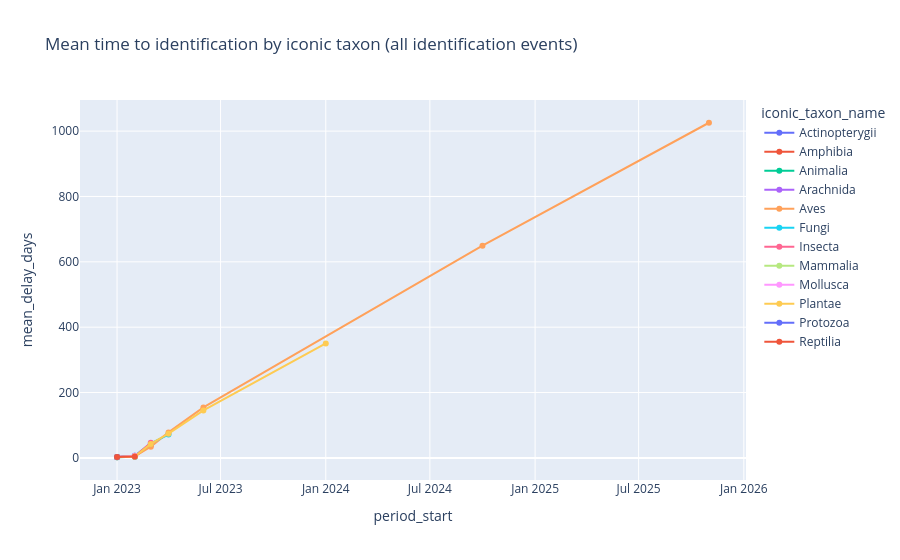

Notebook code for this chart:
### Code cell
obs_for_timeline = observations.dropna(subset=['first_non_owner_identification_delay_days']).copy()
obs_for_timeline['first_non_owner_identification_at'] = pd.to_datetime(
    obs_for_timeline['first_non_owner_identification_at'], utc=True, errors='coerce'
)

delay_timeline = summarize_time_series(
    obs_for_timeline,
    date_col='first_non_owner_identification_at',
    freq='M',
    group_cols=['iconic_taxon_name'],
    count_col='obs_id',
    count_name='obs_count',
    value_aggs={'mean_delay_days': ('first_non_owner_identification_delay_days', 'mean')},
)
delay_timeline = delay_timeline[delay_timeline['obs_count'] >= 25].copy()

delay_fig = px.line(
    delay_timeline,
    x='period_start',
    y='mean_delay_days',
    color='iconic_taxon_name',
    markers=True,
    title='Mean latency to first non-owner identification by taxon (≥25 obs/month)',
)
delay_fig.show()

### Figure 1 — Plotly figure (JSON) as saved in the notebook; plotly's stock layout.template omitted (floating-point values rounded to 4 significant figures)
{"data": [{"hovertemplate": "iconic_taxon_name=Actinopterygii<br>period_start=%{x}<br>mean_delay_days=%{y}<extra></extra>", "legendgroup": "Actinopterygii", "line": {"color": "#636efa", "dash": "solid"}, "marker": {"symbol": "circle"}, "mode": "lines+markers", "name": "Actinopterygii", "orientation": "v", "showlegend": true, "type": "scatter", "x": ["2023-01-01T00:00:00.000000", "2023-02-01T00:00:00.000000"], "xaxis": "x", "y": [3.028, 6.594], "yaxis": "y"}, {"hovertemplate": "iconic_taxon_name=Amphibia<br>period_start=%{x}<br>mean_delay_days=%{y}<extra></extra>", "legendgroup": "Amphibia", "line": {"color": "#EF553B", "dash": "solid"}, "marker": {"symbol": "circle"}, "mode": "lines+markers", "name": "Amphibia", "orientation": "v", "showlegend": true, "type": "scatter", "x": ["2023-01-01T00:00:00.000000", "2023-02-01T00:00:00.000000", "2023-03-01T00:00:00.000000"], "xaxis": "x", "y": [2.924, 4.488, 38.75], "yaxis": "y"}, {"hovertemplate": "iconic_taxon_name=Animalia<br>period_start=%{x}<br>mean_delay_days=%{y}<extra></extra>", "legendgroup": "Animalia", "line": {"color": "#00cc96", "dash": "solid"}, "marker": {"symbol": "circle"}, "mode": "lines+markers", "name": "Animalia", "orientation": "v", "showlegend": true, "type": "scatter", "x": ["2023-01-01T00:00:00.000000", "2023-02-01T00:00:00.000000"], "xaxis": "x", "y": [2.168, 3.494], "yaxis": "y"}, {"hovertemplate": "iconic_taxon_name=Arachnida<br>period_start=%{x}<br>mean_delay_days=%{y}<extra></extra>", "legendgroup": "Arachnida", "line": {"color": "#ab63fa", "dash": "solid"}, "marker": {"symbol": "circle"}, "mode": "lines+markers", "name": "Arachnida", "orientation": "v", "showlegend": true, "type": "scatter", "x": ["2023-01-01T00:00:00.000000", "2023-02-01T00:00:00.000000"], "xaxis": "x", "y": [2.454, 4.592], "yaxis": "y"}, {"hovertemplate": "iconic_taxon_name=Aves<br>period_start=%{x}<br>mean_delay_days=%{y}<extra></extra>", "legendgroup": "Aves", "line": {"color": "#FFA15A", "dash": "solid"}, "marker": {"symbol": "circle"}, "mode": "lines+markers", "name": "Aves", "orientation": "v", "showlegend": true, "type": "scatter", "x": ["2023-01-01T00:00:00.000000", "2023-02-01T00:00:00.000000", "2023-03-01T00:00:00.000000", "2023-04-01T00:00:00.000000", "2023-06-01T00:00:00.000000", "2024-10-01T00:00:00.000000", "2025-11-01T00:00:00.000000"], "xaxis": "x", "y": [1.953, 4.815, 34.42, 77.96, 154.5, 649.4, 1026.0], "yaxis": "y"}, {"hovertemplate": "iconic_taxon_name=Fungi<br>period_start=%{x}<br>mean_delay_days=%{y}<extra></extra>", "legendgroup": "Fungi", "line": {"color": "#19d3f3", "dash": "solid"}, "marker": {"symbol": "circle"}, "mode": "lines+markers", "name": "Fungi", "orientation": "v", "showlegend": true, "type": "scatter", "x": ["2023-01-01T00:00:00.000000", "2023-02-01T00:00:00.000000", "2023-03-01T00:00:00.000000", "2023-04-01T00:00:00.000000"], "xaxis": "x", "y": [2.238, 6.489, 44.3, 71.28], "yaxis": "y"}, {"hovertemplate": "iconic_taxon_name=Insecta<br>period_start=%{x}<br>mean_delay_days=%{y}<extra></extra>", "legendgroup": "Insecta", "line": {"color": "#FF6692", "dash": "solid"}, "marker": {"symbol": "circle"}, "mode": "lines+markers", "name": "Insecta", "orientation": "v", "showlegend": true, "type": "scatter", "x": ["2023-01-01T00:00:00.000000", "2023-02-01T00:00:00.000000", "2023-03-01T00:00:00.000000"], "xaxis": "x", "y": [2.495, 5.236, 46.67], "yaxis": "y"}, {"hovertemplate": "iconic_taxon_name=Mammalia<br>period_start=%{x}<br>mean_delay_days=%{y}<extra></extra>", "legendgroup": "Mammalia", "line": {"color": "#B6E880", "dash": "solid"}, "marker": {"symbol": "circle"}, "mode": "lines+markers", "name": "Mammalia", "orientation": "v", "showlegend": true, "type": "scatter", "x": ["2023-01-01T00:00:00.000000", "2023-02-01T00:00:00.000000"], "xaxis": "x", "y": [2.181, 4.13], "yaxis": "y"}, {"hovertemplate": "iconic_taxon_name=Mollusca<br>period_start=%{x}<br>mean_delay_days=%{y}<extra></extra>", "legendgroup": "Mollusca", "line": {"color": "#FF97FF", "dash": "solid"}, "marker": {"symbol": "circle"}, "mode": "lines+markers", "name": "Mollusca", "orientation": "v", "showlegend": true, "type": "scatter", "x": ["2023-01-01T00:00:00.000000", "2023-02-01T00:00:00.000000"], "xaxis": "x", "y": [2.213, 6.263], "yaxis": "y"}, {"hovertemplate": "iconic_taxon_name=Plantae<br>period_start=%{x}<br>mean_delay_days=%{y}<extra></extra>", "legendgroup": "Plantae", "line": {"color": "#FECB52", "dash": "solid"}, "marker": {"symbol": "circle"}, "mode": "lines+markers", "name": "Plantae", "orientation": "v", "showlegend": true, "type": "scatter", "x": ["2023-01-01T00:00:00.000000", "2023-02-01T00:00:00.000000", "2023-03-01T00:00:00.000000", "2023-04-01T00:00:00.000000", "2023-06-01T00:00:00.000000", "2024-01-01T00:00:00.000000"], "xaxis": "x", "y": [2.585, 4.38, 42.83, 74.17, 145.1, 350.3], "yaxis": "y"}, {"hovertemplate": "iconic_taxon_name=Protozoa<br>period_start=%{x}<br>mean_delay_days=%{y}<extra></extra>", "legendgroup": "Protozoa", "line": {"color": "#636efa", "dash": "solid"}, "marker": {"symbol": "circle"}, "mode": "lines+markers", "name": "Protozoa", "orientation": "v", "showlegend": true, "type": "scatter", "x": ["2023-01-01T00:00:00.000000"], "xaxis": "x", "y": [3.039], "yaxis": "y"}, {"hovertemplate": "iconic_taxon_name=Reptilia<br>period_start=%{x}<br>mean_delay_days=%{y}<extra></extra>", "legendgroup": "Reptilia", "line": {"color": "#EF553B", "dash": "solid"}, "marker": {"symbol": "circle"}, "mode": "lines+markers", "name": "Reptilia", "orientation": "v", "showlegend": true, "type": "scatter", "x": ["2023-01-01T00:00:00.000000", "2023-02-01T00:00:00.000000"], "xaxis": "x", "y": [2.709, 3.952], "yaxis": "y"}], "layout": {"legend": {"title": {"text": "iconic_taxon_name"}, "tracegroupgap": 0}, "title": {"text": "Mean time to identification by iconic taxon (all identification events)"}, "xaxis": {"anchor": "y", "domain": [0, 1], "title": {"text": "period_start"}}, "yaxis": {"anchor": "x", "domain": [0, 1], "title": {"text": "mean_delay_days"}}}}
